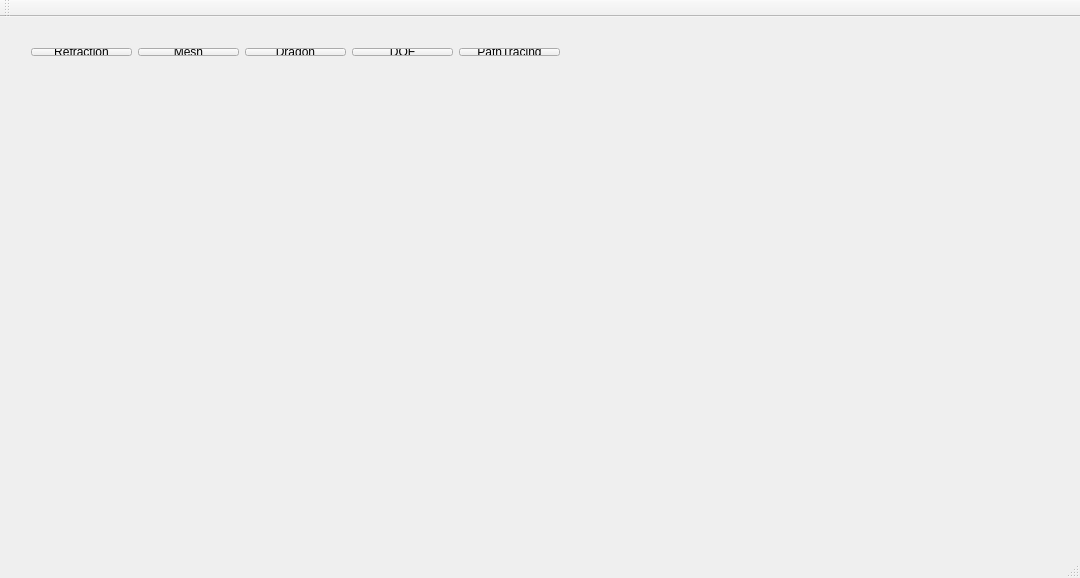
<?xml version="1.0" encoding="UTF-8"?>
<ui version="4.0">
 <class>MainWindow</class>
 <widget class="QMainWindow" name="MainWindow">
  <property name="geometry">
   <rect>
    <x>0</x>
    <y>0</y>
    <width>1080</width>
    <height>578</height>
   </rect>
  </property>
  <property name="windowTitle">
   <string>MainWindow</string>
  </property>
  <widget class="QWidget" name="centralWidget">
   <widget class="QScrollArea" name="scrollImage">
    <property name="geometry">
     <rect>
      <x>50</x>
      <y>60</y>
      <width>431</width>
      <height>301</height>
     </rect>
    </property>
    <property name="focusPolicy">
     <enum>Qt::WheelFocus</enum>
    </property>
    <property name="frameShape">
     <enum>QFrame::NoFrame</enum>
    </property>
    <property name="widgetResizable">
     <bool>true</bool>
    </property>
    <widget class="QWidget" name="scrollAreaWidgetContents">
     <property name="geometry">
      <rect>
       <x>0</x>
       <y>0</y>
       <width>431</width>
       <height>301</height>
      </rect>
     </property>
    </widget>
   </widget>
   <widget class="QLabel" name="timeLabel">
    <property name="geometry">
     <rect>
      <x>580</x>
      <y>30</y>
      <width>191</width>
      <height>16</height>
     </rect>
    </property>
    <property name="text">
     <string/>
    </property>
   </widget>
   <widget class="QWidget" name="">
    <property name="geometry">
     <rect>
      <x>20</x>
      <y>20</y>
      <width>551</width>
      <height>30</height>
     </rect>
    </property>
    <layout class="QHBoxLayout" name="horizontalLayout">
     <item>
      <widget class="QPushButton" name="buttonRefraction">
       <property name="text">
        <string>Refraction</string>
       </property>
      </widget>
     </item>
     <item>
      <widget class="QPushButton" name="buttonMesh">
       <property name="text">
        <string>Mesh</string>
       </property>
      </widget>
     </item>
     <item>
      <widget class="QPushButton" name="buttonDragon">
       <property name="text">
        <string>Dragon</string>
       </property>
      </widget>
     </item>
     <item>
      <widget class="QPushButton" name="buttonDepthOfField">
       <property name="text">
        <string>DOF</string>
       </property>
      </widget>
     </item>
     <item>
      <widget class="QPushButton" name="buttonPathTracing">
       <property name="text">
        <string>PathTracing</string>
       </property>
      </widget>
     </item>
    </layout>
   </widget>
  </widget>
  <widget class="QMenuBar" name="menuBar">
   <property name="geometry">
    <rect>
     <x>0</x>
     <y>0</y>
     <width>1080</width>
     <height>26</height>
    </rect>
   </property>
  </widget>
  <widget class="QToolBar" name="mainToolBar">
   <attribute name="toolBarArea">
    <enum>TopToolBarArea</enum>
   </attribute>
   <attribute name="toolBarBreak">
    <bool>false</bool>
   </attribute>
  </widget>
  <widget class="QStatusBar" name="statusBar"/>
 </widget>
 <layoutdefault spacing="6" margin="11"/>
 <resources/>
 <connections/>
</ui>
